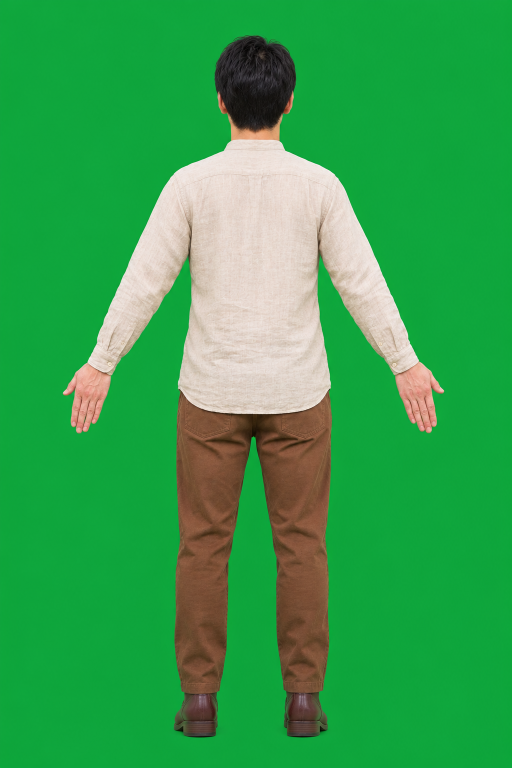
#> input picture making/refs/back.png, 1024 x 1536 px, given in place of back.png.png, which was not available (shown at 1/2 size)
$ python overlay.py ../../refs/back.png
#> lines starting #> are read from the running program, lines starting #| are printed output that depends on the picture
"""写真に目盛りを重ねた確認用の画像を作る（部位の位置を写真の画素で読み取るため）。
python scripts/humangen/overlay.py <名前> [x0 y0 x1 y1 [倍率 [目盛りの間隔]]]
logs/<名前>_grid[_x0_y0].png に書く。"""
import os
import sys

from PIL import Image, ImageDraw, ImageFont

ROOT = os.path.abspath(os.path.join(os.path.dirname(os.path.abspath(__file__)), "..", ".."))
REF = os.path.join(ROOT, "refs")
LOG = os.path.join(ROOT, "scripts", "humangen", "logs")


def grid(name, box=None, zoom=1.0, step=50):
#> called with name = '../../refs/back.png', zoom = 1, step = 50
    img = Image.open(os.path.join(REF, name + ".png")).convert("RGB")
#> img is the input picture: PIL image 1024x1536 RGB; mean R, G, B 53.6, 161, 78.1
    x0, y0, x1, y1 = box or (0, 0, img.width, img.height)
#> x0 = 0; y0 = 0; x1 = 1024; y1 = 1536
    crop = img.crop((x0, y0, x1, y1))
    crop = crop.resize((int(crop.width * zoom), int(crop.height * zoom)), Image.LANCZOS)
    d = ImageDraw.Draw(crop)
    try:
        font = ImageFont.truetype("arial.ttf", 13)
    except OSError:
        font = ImageFont.load_default()
    gx = (x0 // step + (1 if x0 % step else 0)) * step
#> gx = 0
    while gx < x1:
        px = (gx - x0) * zoom
        major = gx % (step * 2) == 0
        d.line([(px, 0), (px, crop.height)], fill=(255, 255, 0) if major else (255, 255, 255), width=1)
        if major:
            d.text((px + 2, 2), str(gx), fill=(255, 255, 0), font=font)
            d.text((px + 2, crop.height - 16), str(gx), fill=(255, 255, 0), font=font)
        gx += step
#> after the loop, gx = 1050
    gy = (y0 // step + (1 if y0 % step else 0)) * step
#> gy = 0
    while gy < y1:
        py = (gy - y0) * zoom
        major = gy % (step * 2) == 0
        d.line([(0, py), (crop.width, py)], fill=(255, 255, 0) if major else (255, 255, 255), width=1)
        if major:
            d.text((2, py + 2), str(gy), fill=(255, 255, 0), font=font)
            d.text((crop.width - 34, py + 2), str(gy), fill=(255, 255, 0), font=font)
        gy += step
#> after the loop, gy = 1550
    suffix = "" if box is None else "_%d_%d" % (x0, y0)
#> suffix = ''
    out = os.path.join(LOG, name + "_grid" + suffix + ".png")
    crop.save(out)
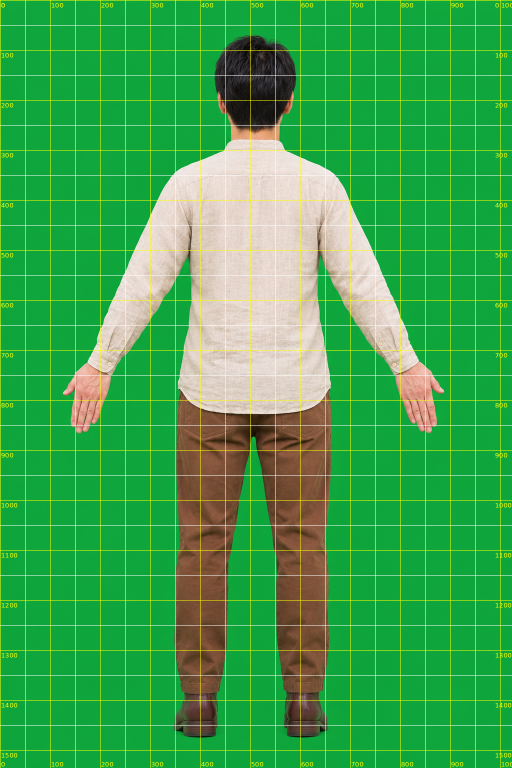
#> saved as back.png_grid.png: PIL image 1024x1536 RGB (shown at 1/2 size); mean R, G, B 62.3, 164.9, 79.7
    print(out, crop.size)
#| making/scripts/humangen/logs/../../refs/back.png_grid.png (1024, 1536)


if __name__ == "__main__":
    a = sys.argv[1:]
    name = a[0]
    box = tuple(int(v) for v in a[1:5]) if len(a) >= 5 else None
    zoom = float(a[5]) if len(a) >= 6 else 1.0
    step = int(a[6]) if len(a) >= 7 else 50
    grid(name, box, zoom, step)

$ run again, on making/refs/head_front.png
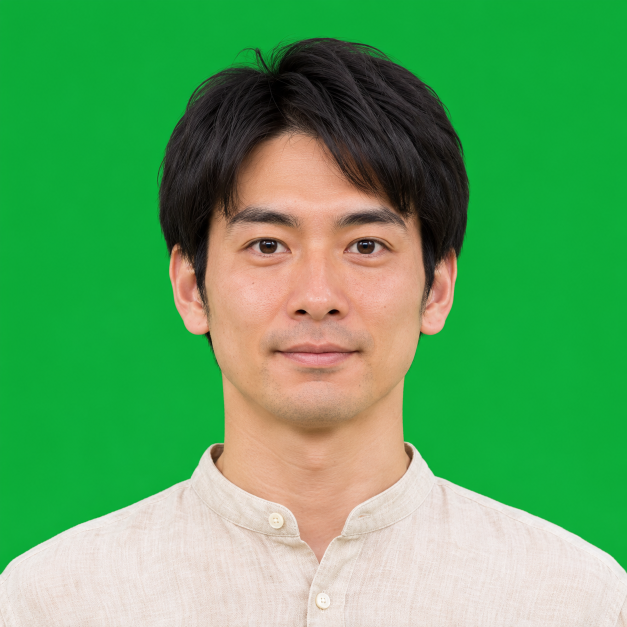
#> input picture making/refs/head_front.png, 1254 x 1254 px, given in place of head_front.png.png, which was not available (shown at 1/2 size)
#> in grid, img is the input picture: PIL image 1254x1254 RGB; mean R, G, B 91.5, 164.1, 96.7
#> after the loop in grid, `while gx < x1:`: gx = 1300
#> in grid, `crop.save(out)`:
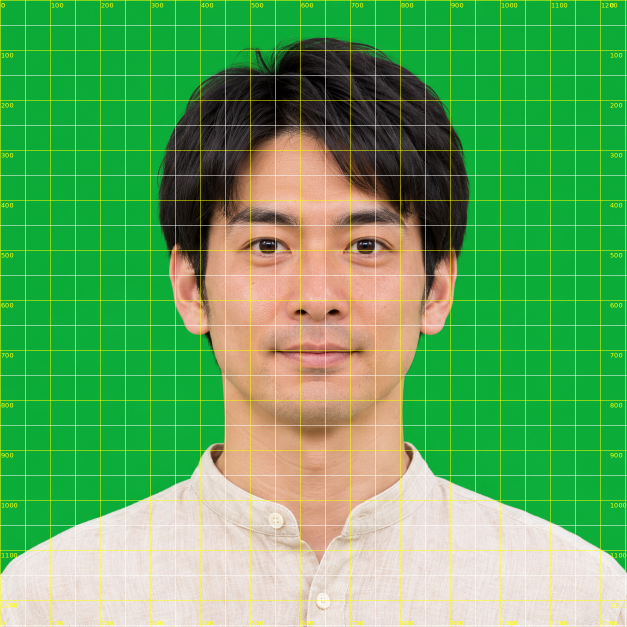
#> saved as head_front.png_grid.png: PIL image 1254x1254 RGB (shown at 1/2 size); mean R, G, B 98.6, 167.9, 97.7
#| making/scripts/humangen/logs/../../refs/head_front.png_grid.png (1254, 1254)

$ run again, on making/refs/head_side.png
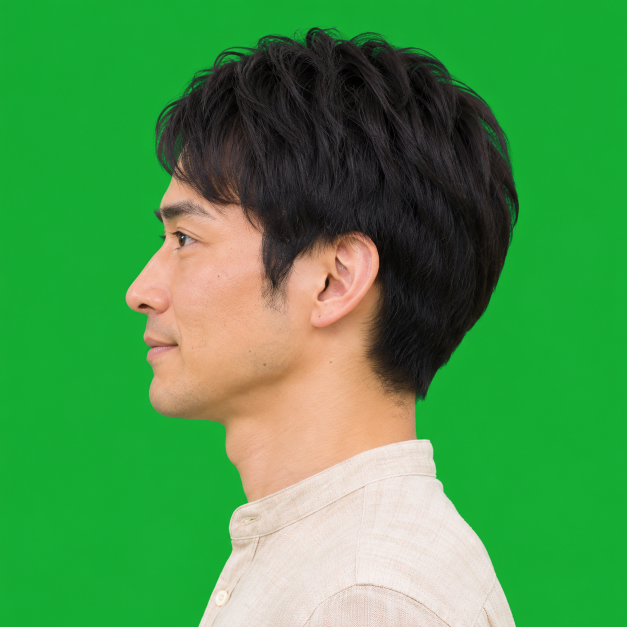
#> input picture making/refs/head_side.png, 1254 x 1254 px, given in place of head_side.png.png, which was not available (shown at 1/2 size)
#> in grid, img is the input picture: PIL image 1254x1254 RGB; mean R, G, B 72.8, 148.7, 75
#> after the loop in grid, `while gx < x1:`: gx = 1300
#> in grid, `crop.save(out)`:
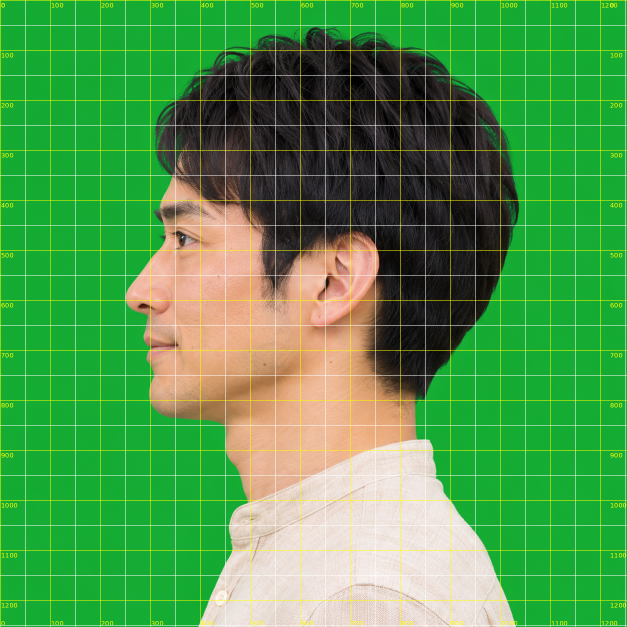
#> saved as head_side.png_grid.png: PIL image 1254x1254 RGB (shown at 1/2 size); mean R, G, B 80.8, 153.2, 77
#| making/scripts/humangen/logs/../../refs/head_side.png_grid.png (1254, 1254)

$ run again, on making/refs/side.png
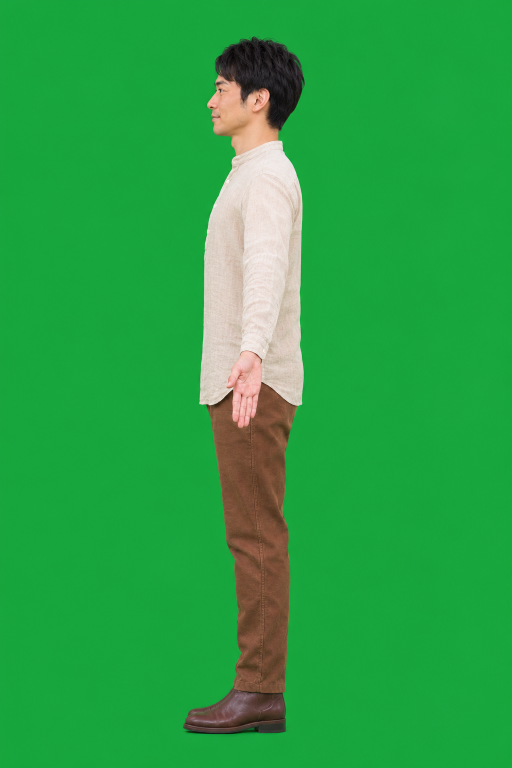
#> input picture making/refs/side.png, 1024 x 1536 px, given in place of side.png.png, which was not available (shown at 1/2 size)
#> in grid, img is the input picture: PIL image 1024x1536 RGB; mean R, G, B 41.4, 161.1, 69.1
#> after the loop in grid, `while gx < x1:`: gx = 1050
#> after the loop in grid, `while gy < y1:`: gy = 1550
#> in grid, `crop.save(out)`:
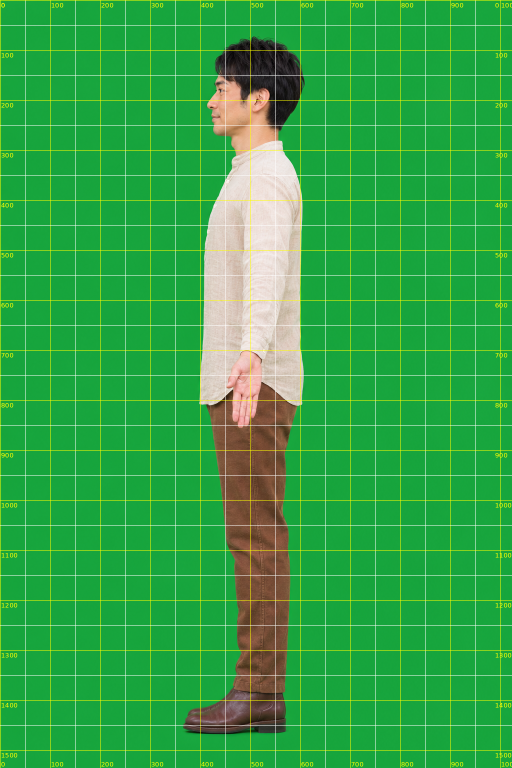
#> saved as side.png_grid.png: PIL image 1024x1536 RGB (shown at 1/2 size); mean R, G, B 50.6, 165.1, 71.1
#| making/scripts/humangen/logs/../../refs/side.png_grid.png (1024, 1536)
